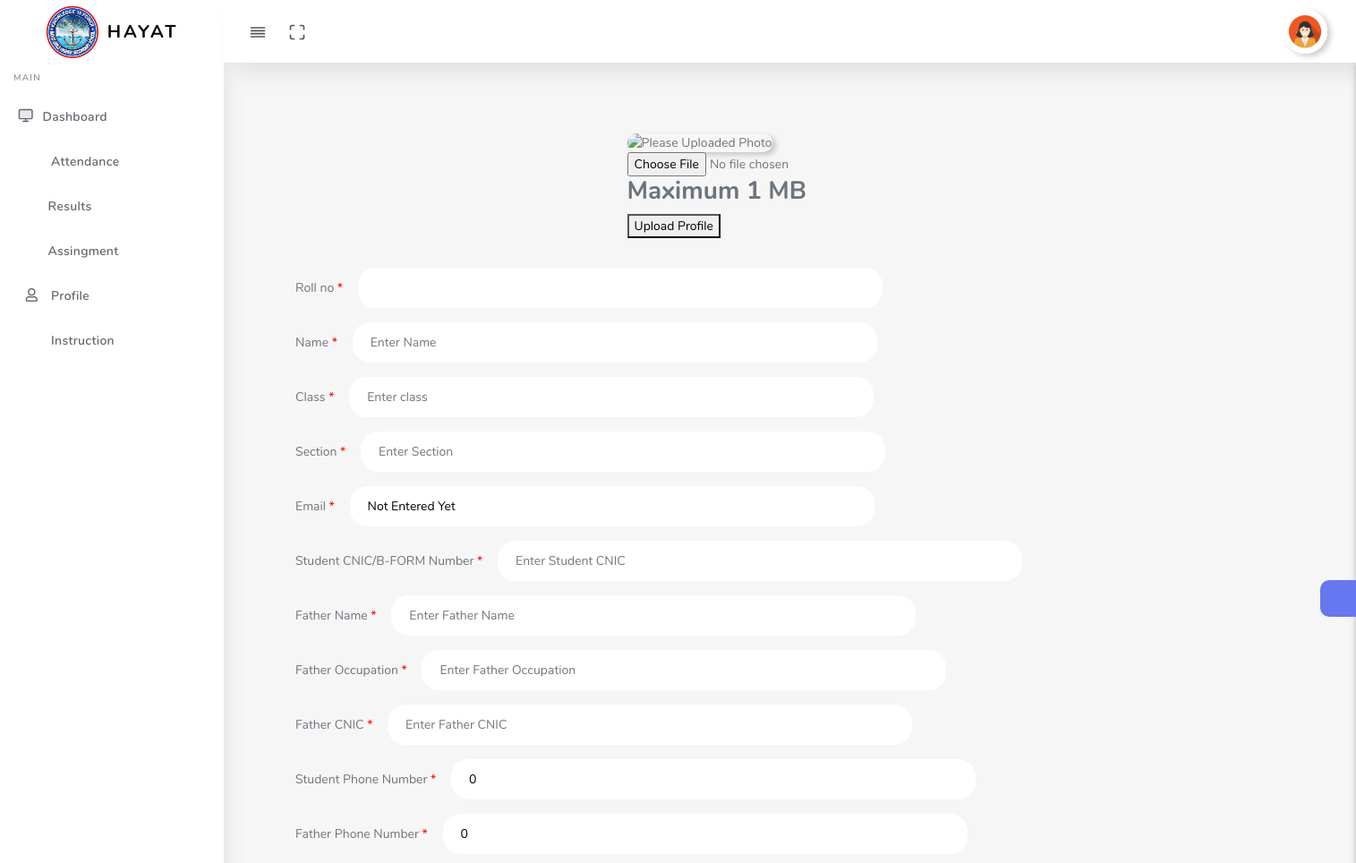
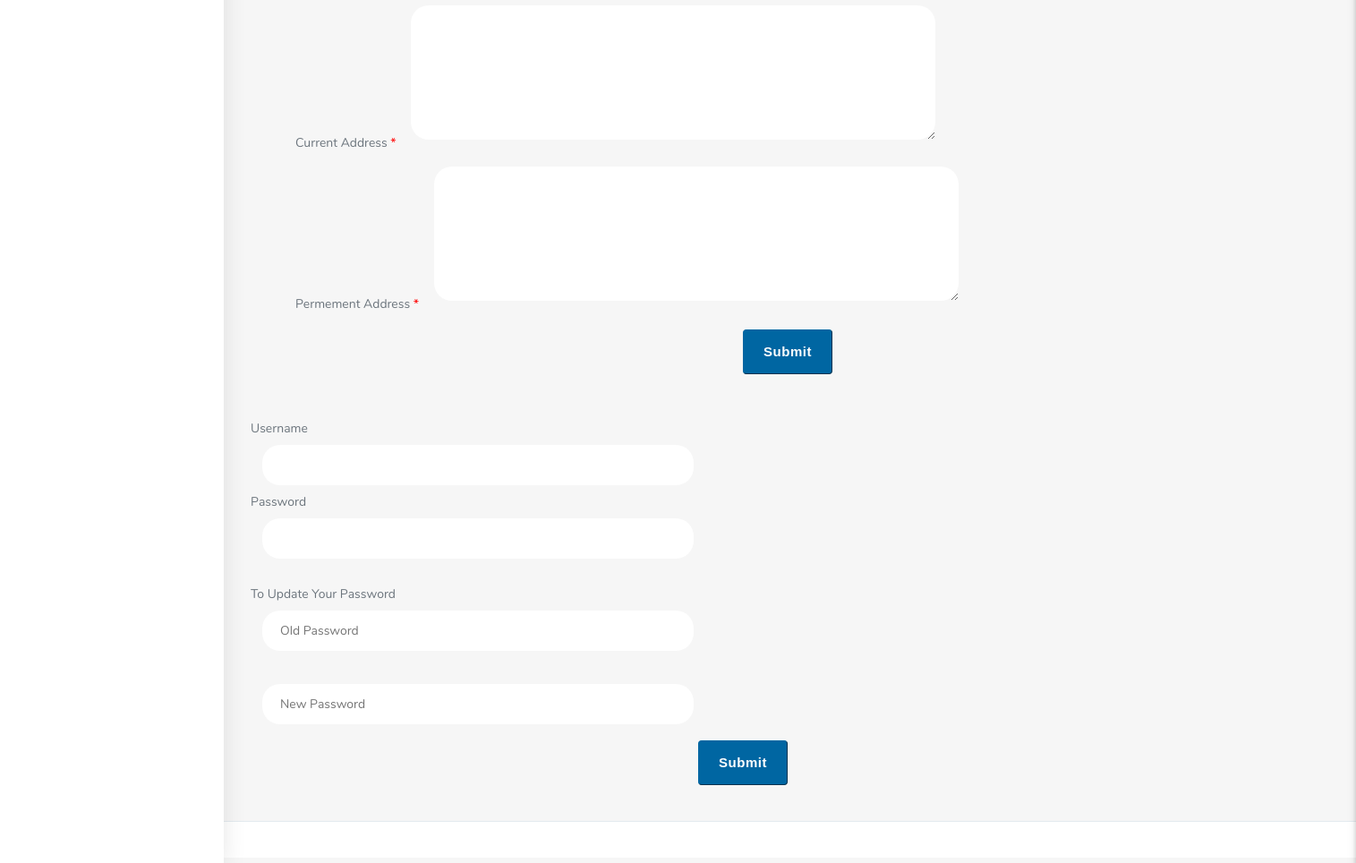
The app's page /student/profile.php with its own data (2 pictures, top to bottom).
### tables this page shows
CREATE TABLE `students` (
  `roll_no` varchar(255) NOT NULL COMMENT 'Roll Number of student',
  `name` varchar(50) NOT NULL DEFAULT 'Not Entered Yet',
  `class` varchar(10) NOT NULL,
  `section` varchar(20) NOT NULL,
  `email` varchar(80) NOT NULL DEFAULT 'Not Entered Yet',
  `st_cnic` varchar(30) NOT NULL,
  `st_phone` int(15) NOT NULL,
  `father_phone` int(15) NOT NULL,
  `username` varchar(20) NOT NULL,
  `password` varchar(30) NOT NULL,
  `address` varchar(100) NOT NULL,
  `p_address` varchar(255) NOT NULL COMMENT 'Permeant Address',
  `father_name` varchar(50) NOT NULL,
  `father_cnic` varchar(30) NOT NULL,
  `father_occupation` varchar(30) NOT NULL,
  `acc_approval` int(2) NOT NULL DEFAULT '0',
  `user_image` varchar(255) NOT NULL DEFAULT '0',
  `online_status` bit(1) NOT NULL DEFAULT b'0',
  `profile_lock` int(2) NOT NULL,
  `addedby` text NOT NULL
);

### student/profile.php (the view, shortened to what this page needs)
<?php
include '../connection/config.php';
$sid = $_SESSION["st_id"];
$sql_t = "SELECT * FROM `students` where roll_no = '$sid'";
$result_t = mysqli_query($conn,$sql_t);
while($row = mysqli_fetch_assoc($result_t)){
        $roll_no = $row['roll_no'];
        $name = $row['name'];
        $class =  $row['class'];
        $sec =  $row['section'];
        $email = $row['email'];
        $st_cnic =  $row['st_cnic'];
        $fname =  $row['father_name'];
        $st_f_occ =  $row['father_occupation'];
        $father_cnic =  $row['father_cnic'];
        $st_phone =  $row['st_phone'];
        $father_phone =  $row['father_phone'];
        $address =  $row['address'];
        $paddress =  $row['p_address'];
        $paddress =  $row['p_address'];
        $username =  $row['username'];
        $password =  $row['password'];
}
$sql_img = "select user_image from students where roll_no ='$sid' and user_image = '0'";
$conn_img = mysqli_query($conn,$sql_img);
$p_img= mysqli_num_rows($conn_img);
$sql_img = "select user_image from students where roll_no ='$sid'";
$conn_img = mysqli_query($conn,$sql_img);
while($row = mysqli_fetch_assoc($conn_img)){
  $uimg = $row['user_image'];
}
?>
<!DOCTYPE html>
<html lang="en">
<head>
  <link rel="stylesheet" href="assets/css/app.min.css">
  <link rel="stylesheet" href="assets/css/style.css">
  <link rel="stylesheet" href="assets/css/components.css">
  <link rel="stylesheet" href="assets/css/custom.css">
</head>
<body>
  <div id="app">
    <div class="main-wrapper main-wrapper-1">
      <div class="navbar-bg"></div>
      <nav class="navbar navbar-expand-lg main-navbar sticky">
        <div class="form-inline mr-auto">
          <ul class="navbar-nav mr-3">
            <li><a href="#" data-toggle="sidebar" class="nav-link nav-link-lg
									collapse-btn"> <i data-feather="align-justify"></i></a></li>
            <li><a href="#" class="nav-link nav-link-lg fullscreen-btn">
                <i data-feather="maximize"></i>
              </a></li>
          </ul>
        </div>
        <ul class="navbar-nav navbar-right">
          <li class="dropdown"><a href="#" data-toggle="dropdown"
              class="nav-link dropdown-toggle nav-link-lg nav-link-user">
<?php
    if($p_img == 1){
      echo  "<img id='profileImage' src='assets/img/pic girls.jpg' alt='Please Uploaded Photo'>";
}else{
   echo  "<img id='profileImage' src='$uimg' class='user-img-radious-style' alt='Uploaded Photo'>";
}
?>
      <span class="d-sm-none d-lg-inline-block"></span></a>
          </li>
        </ul>
      </nav>
      <div class="main-sidebar sidebar-style-2">
        <aside id="sidebar-wrapper">
          <div class="sidebar-brand">
            <a href="dashboard.php"> <img alt="image" src="../assets/images/logo.jpg" id="logo_header" class="header-logo" /> <span
                class="logo-name">HAYAT</span>
            </a>
          </div>
          <ul class="sidebar-menu">
            <li class="menu-header">Main</li>
            <li class="dropdown">
              <a href="dashboard.php" class="nav-link"><i data-feather="monitor"></i><span>Dashboard</span></a>
            </li>
            <li class="dropdown">
              <a href="attendance.php" class="nav-link"><i class="fas fa-school"></i></i><span>Attendance</span></a>
            </li>
            <li class="dropdown">
              <a href="results.php" class="nav-link"><i class="fa fa-book" aria-hidden="true"></i><span>Results</span></a>
            </li>
            <li class="dropdown">
              <a href="assingment.php" class="nav-link"><i class="fa fa-tasks" aria-hidden="true"></i><span>Assingment</span></a>
            </li>
            <li class="dropdown">
              <a href="profile.php" class="nav-link"><i class="far fa-user"></i><span>Profile</span></a>
            </li>
            <li class="dropdown">
              <a href="instruction.php" class="nav-link"><i class="fas fa-book-open"></i><span>Instruction</span></a>
          </li>
          </ul>
        </aside>
      </div>
      <div class="main-content">
        <section class="section">
          <div class="section-body">
    <div class="info">
    <div class="profile_pic">
<?php
    if($p_img == 1){
      echo  "<img id='profileImage' src='/centut/icon.png' id='profile_image' alt='Please Uploaded Photo'>
       <form id='imgformmob' action='../profile_img/profileupload.php?id=$sid' method='POST' enctype='multipart/form-data'>
       <input type='file' name='image' value='Upload Image' class='fileToUpload-btn'>
       <h3 id='text' >Maximum 1 MB</h3>
       <button class='fileToUpload' name='student' class=''>Upload Profile</button>
       </form>";
}else{
   echo  "<img src='$uimg' id='profile_image' alt='Uploaded Photo'>";
}
?>
</div>
    <div class="info">
    <form action="" method="post">
    <label>
    Roll no
    <span id="req">*</span>
    </label>
    <input type="text" name="roll_no" id="" class="data_st" value=" <?php echo $roll_no;?>" placeholder="Enter Roll NO" readonly> <br>
    <label>
    Name
    <span id="req">*</span>
    </label>
    <input type="text" name="name" id="" class="data_st" value="<?php echo $name;?>" placeholder="Enter Name" readonly> <br>
    <label>
    Class
    <span id="req">*</span>
    </label>
    <input type="text" name="class" id="" class="data_st" value="<?php echo $class;?>" placeholder="Enter class" readonly> <br>
    <label>
    Section
    <span id="req">*</span>
    </label>
    <input type="text" name="section" id="" class="data_st" value="<?php echo $sec;?>" placeholder="Enter Section" readonly> <br>
    <label>
    Email
    <span id="req">*</span>
    </label>
    <input type="text" name="email" id="" class="data_st" value="<?php echo $email;?>" placeholder="Enter Email"> <br>
    <label>
    Student CNIC/B-FORM Number
    <span id="req">*</span>
    </label>
    <input type="text" name="st_cnic" id="" class="data_st" value="<?php echo $st_cnic;?>" placeholder="Enter Student CNIC"> <br>
    <label>
    Father Name
    <span id="req">*</span>
    </label>
    <input type="text" name="fname" id="" class="data_st" value="<?php echo $fname;?>" placeholder="Enter Father Name"> <br>
    <label>
    Father Occupation
    <span id="req">*</span>
    </label>
    <input type="text" name="st_f_occ" id="" class="data_st" value="<?php echo $st_f_occ;?>" placeholder="Enter Father Occupation"> <br>
    <label>
    Father CNIC
    <span id="req">*</span>
    </label>
    <input type="text" name="f_cnic" id="" class="data_st" value="<?php echo $father_cnic;?>" placeholder="Enter Father CNIC"> <br>
    <label>
    Student Phone Number
    <span id="req">*</span>
    </label>
    <input type="text" name="st_phone" id="" class="data_st" value="<?php echo $st_phone;?>" placeholder="Enter Student Phone Number"> <br>
    <label>
    Father Phone Number
    <span id="req">*</span>
    </label>
    <input type="text" name="f_phone" id="" class="data_st" value="<?php echo $father_phone;?>" placeholder="Enter Father Number"> <br>
    <label>
    Current Address
    <span id="req">*</span>
    </label>
    <textarea id="address" class="data_st" name="address" rows="6" cols="50">
    <?php echo $address;?>
    </textarea>
    <br>
    <label>
    Permement Address
    <span id="req">*</span>
    </label>
    <textarea id="address" class="data_st" name="p_address" rows="6" cols="50">
    <?php echo $paddress;?>
    </textarea>
    <br>
    <input type="submit" value="Submit" class="btn" name="submit_profile_info">
    </form>
    </div>
</div>
<div class="registration">
Username <br>
<input type="" name="" class="data_st" id="" value="<?php echo $username; ?>" readonly> <br>
Password <br>
<input type="password" name="" class="data_st" id="" value="<?php echo $password; ?>" readonly> <br>
</div>
<br>
<div class="resetpassword">
<form method="POST">
To Update Your Password <br>
<input type="text" name="oldpass" class="data_st" placeholder="Old Password"><br>
<br>
<input type="text" name="newpass" class="data_st" placeholder="New Password"><br>
<input type="submit" value="Submit" name="passreset" class="btn">
</form>
</div>
          </div>
        </section>
        <div class="settingSidebar">
          <a href="javascript:void(0)" class="settingPanelToggle"> <i class="fa fa-spin fa-cog"></i>
          </a>
        </div>
      </div>
      <footer class="main-footer">
      </footer>
    </div>
  </div>
</body>
</html>

### student/profile.php (style rules this page uses)
#logo_header { width: 60px; height: 60px; }
#profileImage { width: 50px; height: 50px; border-radius: 30px; box-shadow: 4px 3px 6px 0 rgb(0 0 0 / 20%); }
#req { color: red; }
.data_st { width: 40%; padding: 12px 20px; margin: 8px 0; margin-left: 13px; border-width:0px; border:none; outline-style: 1px solid #eee; border-radius: 20px; }
.info { width: 100vw; padding: 25px; }
.btn { background: #0066A2; color: white; border-style: outset; border-color: #0066A2; height: 50px; width: 100px; font: bold 15px arial, sans-serif; text-shadow:none; margin-top: 10px; margin-left: 500px; }
.profile_pic { width: 100vw; padding-left: 27%; }

### records on screen
students: email "Not Entered Yet", st_phone "0", f_phone "0"
